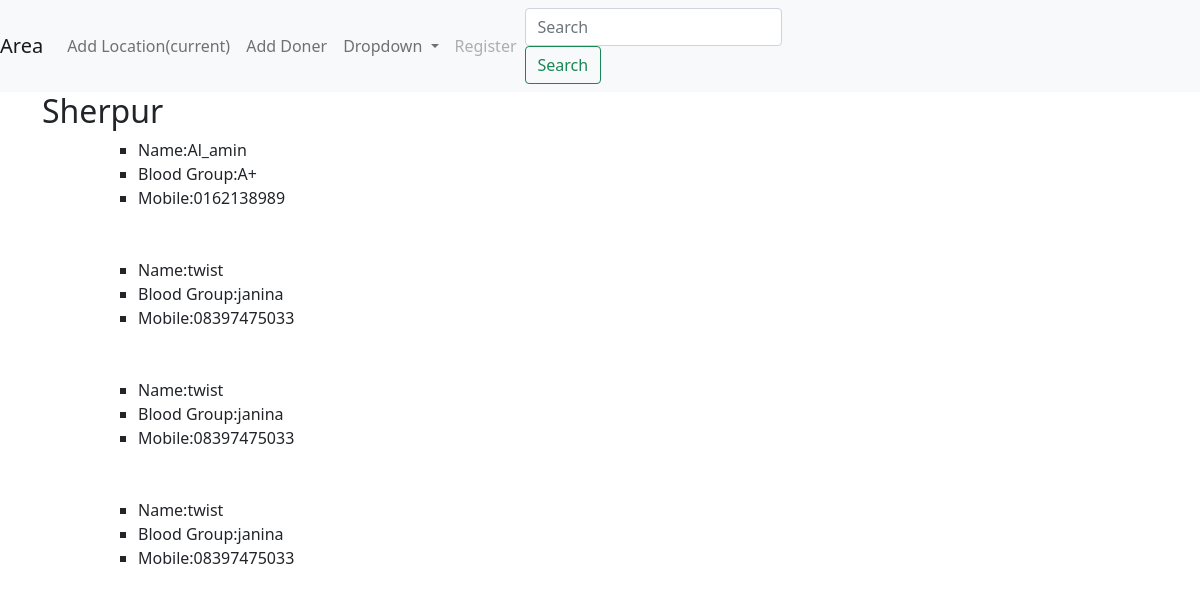
The page /2/home on the database its author committed.
### blood_group/models.py (models this page shows, shortened)
class Location(models.Model):
	location_name = models.CharField(max_length=200)

class Doner(models.Model):
	location = models.ForeignKey(Location,on_delete=models.CASCADE)
	donar_name = models.CharField(max_length=100)
	donar_blood_group = models.CharField(max_length=100)
	mobile_number = models.CharField(max_length=100)

### blood_group/views.py (the view)
# urls.py: 2. Add a URL to urlpatterns:  path('', views.home, name='home')
def home(request, location_id):
	loc = Location.objects.get(pk=location_id)
	data = loc.doner_set.all()
	return render(request,'blood_group/home.html',{'data':data,'loc':loc})

### blood_group/templates/blood_group/home.html
{% extends 'blood_group/index.html' %}
{% block content %}
<h2>{{loc.location_name}}</h2>
 <div>
 	<ol>
 		{% for info in data %}
 		<ol type="1">
 		   <ul>
 			<li>Name:{{info.donar_name}}</li>
 			<li>Blood Group:{{info.donar_blood_group}}</li>
 			<li>Mobile:{{info.mobile_number}}</li>
 			<br><br>
 			</ul>
 		</ol>
 		{% endfor %}
 	</ol>
 </div>
{% endblock %}

### rows shown on the page
Location: location_name "Sherpur"
Doner: donar_name "Al_amin", donar_blood_group "A+", mobile_number "0162138989"
Doner: donar_name "twist", donar_blood_group "janina", mobile_number "08397475033"
Doner: donar_name "twist", donar_blood_group "janina", mobile_number "08397475033"
Doner: donar_name "twist", donar_blood_group "janina", mobile_number "08397475033"
